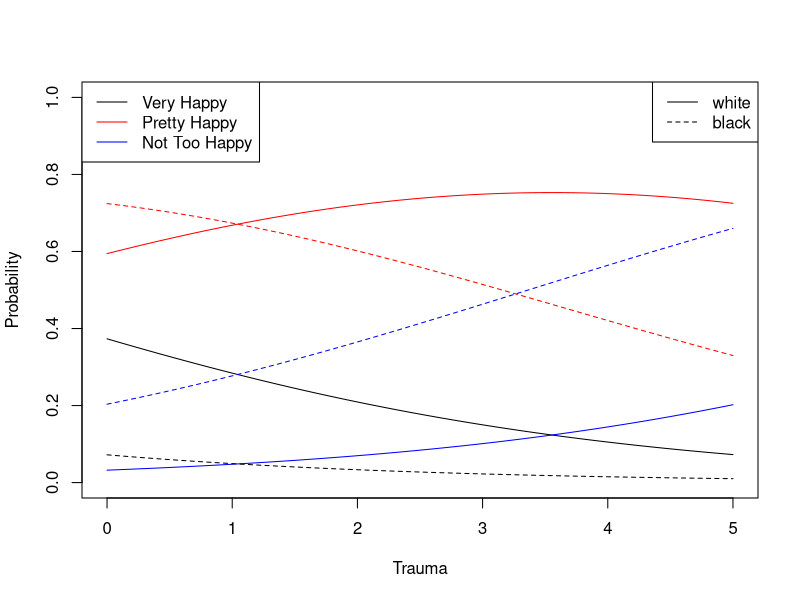

This figure's R source: (Note: this script raises an error after producing the figure.)
## ---- chunk 1
happiness <- read.table("happiness.txt", header = T)
library(VGAM)
mod <- vglm(happy ~ trauma + race, data = happiness, family = propodds(reverse = F)) # Reverse changes sign of beta
summary(mod)
## ---- chunk 2
modred <- vglm(happy ~ trauma, data = happiness, family = propodds(reverse = F))
llrts <- deviance(modred) - deviance(mod)
llrts.df <- df.residual(modred) - df.residual(mod)
1 - pchisq(llrts, llrts.df)
## ---- chunk 3
predict(mod, newdata = data.frame(trauma = mean(happiness$trauma), race = 0),
        type = "response")
## ---- chunk 4
x = happiness$trauma
curve(predict(mod, data.frame(trauma=x,race=0), type="response")[,1],
xlab="Trauma", ylab="Probability",
xlim=range(happiness$trauma), ylim=c(0,1))
curve(predict(mod, data.frame(trauma=x,race=0), type="response")[,2],
add=TRUE, col="red")
curve(predict(mod, data.frame(trauma=x,race=0), type="response")[,3],
add=TRUE, col="blue")
curve(predict(mod, data.frame(trauma=x,race=1), type="response")[,1],
add=TRUE, lty=2)
curve(predict(mod, data.frame(trauma=x,race=1), type="response")[,2],
add=TRUE, col="red", lty=2)
curve(predict(mod, data.frame(trauma=x,race=1), type="response")[,3],
add=TRUE, col="blue", lty=2)
legend("topright", c("white","black"), lty=1:2)
legend("topleft", c("Very Happy","Pretty Happy","Not Too Happy"), lty=1,
col=c("black","red","blue"))
## ---- chunk 5
modnotprop <- vglm(happy ~ trauma + race, data = happiness, family = cumulative(parallel = F))
llrts <- deviance(mod) - deviance(modnotprop)
llrts.df <- df.residual(mod) - df.residual(modnotprop)
1 - pchisq(llrts, llrts.df)
## ---- chunk 6
library(MASS)
mod <- polr(factor(happy) ~ trauma + race, data = happiness)
summary(mod)
